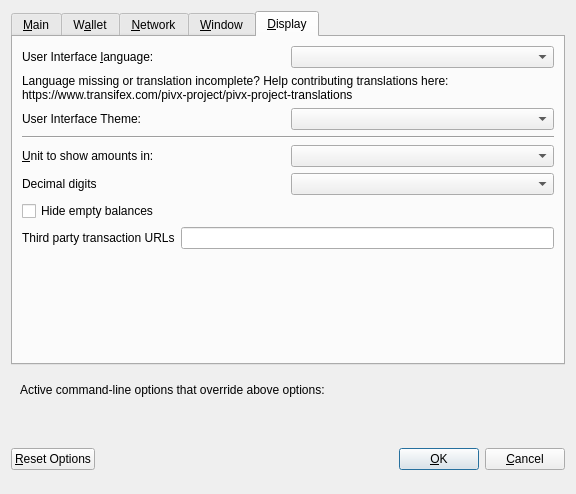
<?xml version="1.0" encoding="UTF-8"?>
<ui version="4.0">
 <class>OptionsDialog</class>
 <widget class="QDialog" name="OptionsDialog">
  <property name="geometry">
   <rect>
    <x>0</x>
    <y>0</y>
    <width>576</width>
    <height>494</height>
   </rect>
  </property>
  <property name="windowTitle">
   <string>Options</string>
  </property>
  <property name="modal">
   <bool>true</bool>
  </property>
  <layout class="QVBoxLayout" name="verticalLayout">
   <item>
    <widget class="QTabWidget" name="tabWidget">
     <property name="currentIndex">
      <number>4</number>
     </property>
     <widget class="QWidget" name="tabMain">
      <attribute name="title">
       <string>&amp;Main</string>
      </attribute>
      <layout class="QVBoxLayout" name="verticalLayout_Main">
       <item>
        <widget class="QCheckBox" name="bitcoinAtStartup">
         <property name="toolTip">
          <string>Automatically start Club after logging in to the system.</string>
         </property>
         <property name="text">
          <string>&amp;Start Club on system login</string>
         </property>
        </widget>
       </item>
       <item>
        <layout class="QHBoxLayout" name="horizontalLayout_2_Main">
         <item>
          <widget class="QLabel" name="databaseCacheLabel">
           <property name="text">
            <string>Size of &amp;database cache</string>
           </property>
           <property name="textFormat">
            <enum>Qt::PlainText</enum>
           </property>
           <property name="buddy">
            <cstring>databaseCache</cstring>
           </property>
          </widget>
         </item>
         <item>
          <widget class="QSpinBox" name="databaseCache"/>
         </item>
         <item>
          <widget class="QLabel" name="databaseCacheUnitLabel">
           <property name="text">
            <string>MB</string>
           </property>
           <property name="textFormat">
            <enum>Qt::PlainText</enum>
           </property>
          </widget>
         </item>
         <item>
          <spacer name="horizontalSpacer_2_Main">
           <property name="orientation">
            <enum>Qt::Horizontal</enum>
           </property>
           <property name="sizeHint" stdset="0">
            <size>
             <width>40</width>
             <height>20</height>
            </size>
           </property>
          </spacer>
         </item>
        </layout>
       </item>
       <item>
        <layout class="QHBoxLayout" name="horizontalLayout_3_Main">
         <item>
          <widget class="QLabel" name="threadsScriptVerifLabel">
           <property name="text">
            <string>Number of script &amp;verification threads</string>
           </property>
           <property name="textFormat">
            <enum>Qt::PlainText</enum>
           </property>
           <property name="buddy">
            <cstring>threadsScriptVerif</cstring>
           </property>
          </widget>
         </item>
         <item>
          <widget class="QSpinBox" name="threadsScriptVerif">
           <property name="toolTip">
            <string>(0 = auto, &lt;0 = leave that many cores free)</string>
           </property>
          </widget>
         </item>
         <item>
          <spacer name="horizontalSpacer_3_Main">
           <property name="orientation">
            <enum>Qt::Horizontal</enum>
           </property>
           <property name="sizeHint" stdset="0">
            <size>
             <width>40</width>
             <height>20</height>
            </size>
           </property>
          </spacer>
         </item>
        </layout>
       </item>
       <item>
        <spacer name="verticalSpacer_2">
         <property name="orientation">
          <enum>Qt::Vertical</enum>
         </property>
         <property name="sizeHint" stdset="0">
          <size>
           <width>20</width>
           <height>40</height>
          </size>
         </property>
        </spacer>
       </item>
      </layout>
     </widget>
     <widget class="QWidget" name="tabWallet">
      <attribute name="title">
       <string>W&amp;allet</string>
      </attribute>
      <layout class="QVBoxLayout" name="verticalLayout_Wallet">
       <item>
        <layout class="QHBoxLayout" name="horizontalLayout_2_Wallet">
         <item>
          <widget class="QLabel" name="labelStakeSplitThresholdText">
           <property name="text">
            <string>Stake split threshold:</string>
           </property>
          </widget>
         </item>
         <item>
          <widget class="QSpinBox" name="spinBoxStakeSplitThreshold">
           <property name="minimum">
            <number>1</number>
           </property>
           <property name="maximum">
            <number>999999</number>
           </property>
          </widget>
         </item>
        </layout>
       </item>
       <item>
        <widget class="QGroupBox" name="groupBox">
         <property name="title">
          <string>Expert</string>
         </property>
         <layout class="QVBoxLayout" name="verticalLayout_2">
          <item>
           <widget class="QCheckBox" name="coinControlFeatures">
            <property name="toolTip">
             <string>Whether to show coin control features or not.</string>
            </property>
            <property name="text">
             <string>Enable coin &amp;control features</string>
            </property>
           </widget>
          </item>
          <item>
           <widget class="QCheckBox" name="spendZeroConfChange">
            <property name="toolTip">
             <string>If you disable the spending of unconfirmed change, the change from a transaction&lt;br/&gt;cannot be used until that transaction has at least one confirmation.&lt;br/&gt;This also affects how your balance is computed.</string>
            </property>
            <property name="text">
             <string>&amp;Spend unconfirmed change</string>
            </property>
           </widget>
          </item>
         </layout>
        </widget>
       </item>
       <item>
        <spacer name="verticalSpacer_Wallet">
         <property name="orientation">
          <enum>Qt::Vertical</enum>
         </property>
         <property name="sizeHint" stdset="0">
          <size>
           <width>20</width>
           <height>40</height>
          </size>
         </property>
        </spacer>
       </item>
      </layout>
     </widget>
     <widget class="QWidget" name="tabNetwork">
      <attribute name="title">
       <string>&amp;Network</string>
      </attribute>
      <layout class="QVBoxLayout" name="verticalLayout_Network">
       <item>
        <widget class="QCheckBox" name="mapPortUpnp">
         <property name="toolTip">
          <string>Automatically open the Club client port on the router. This only works when your router supports UPnP and it is enabled.</string>
         </property>
         <property name="text">
          <string>Map port using &amp;UPnP</string>
         </property>
        </widget>
       </item>
       <item>
        <widget class="QCheckBox" name="allowIncoming">
         <property name="toolTip">
          <string>Accept connections from outside</string>
         </property>
         <property name="text">
          <string>Allow incoming connections</string>
         </property>
        </widget>
       </item>
       <item>
        <widget class="QCheckBox" name="connectSocks">
         <property name="toolTip">
          <string>Connect to the Club network through a SOCKS5 proxy.</string>
         </property>
         <property name="text">
          <string>&amp;Connect through SOCKS5 proxy (default proxy):</string>
         </property>
        </widget>
       </item>
       <item>
        <layout class="QHBoxLayout" name="horizontalLayout_1_Network">
         <item>
          <widget class="QLabel" name="proxyIpLabel">
           <property name="text">
            <string>Proxy &amp;IP:</string>
           </property>
           <property name="textFormat">
            <enum>Qt::PlainText</enum>
           </property>
           <property name="buddy">
            <cstring>proxyIp</cstring>
           </property>
          </widget>
         </item>
         <item>
          <widget class="QValidatedLineEdit" name="proxyIp">
           <property name="minimumSize">
            <size>
             <width>140</width>
             <height>0</height>
            </size>
           </property>
           <property name="maximumSize">
            <size>
             <width>140</width>
             <height>16777215</height>
            </size>
           </property>
           <property name="toolTip">
            <string>IP address of the proxy (e.g. IPv4: 127.0.0.1 / IPv6: ::1)</string>
           </property>
          </widget>
         </item>
         <item>
          <widget class="QLabel" name="proxyPortLabel">
           <property name="text">
            <string>&amp;Port:</string>
           </property>
           <property name="textFormat">
            <enum>Qt::PlainText</enum>
           </property>
           <property name="buddy">
            <cstring>proxyPort</cstring>
           </property>
          </widget>
         </item>
         <item>
          <widget class="QLineEdit" name="proxyPort">
           <property name="minimumSize">
            <size>
             <width>55</width>
             <height>0</height>
            </size>
           </property>
           <property name="maximumSize">
            <size>
             <width>55</width>
             <height>16777215</height>
            </size>
           </property>
           <property name="toolTip">
            <string>Port of the proxy (e.g. 9050)</string>
           </property>
          </widget>
         </item>
         <item>
          <spacer name="horizontalSpacer_1_Network">
           <property name="orientation">
            <enum>Qt::Horizontal</enum>
           </property>
           <property name="sizeHint" stdset="0">
            <size>
             <width>40</width>
             <height>20</height>
            </size>
           </property>
          </spacer>
         </item>
        </layout>
       </item>
       <item>
        <spacer name="verticalSpacer_Network">
         <property name="orientation">
          <enum>Qt::Vertical</enum>
         </property>
         <property name="sizeHint" stdset="0">
          <size>
           <width>20</width>
           <height>40</height>
          </size>
         </property>
        </spacer>
       </item>
      </layout>
     </widget>
     <widget class="QWidget" name="tabWindow">
      <attribute name="title">
       <string>&amp;Window</string>
      </attribute>
      <layout class="QVBoxLayout" name="verticalLayout_Window">
       <item>
        <widget class="QCheckBox" name="minimizeToTray">
         <property name="toolTip">
          <string>Show only a tray icon after minimizing the window.</string>
         </property>
         <property name="text">
          <string>&amp;Minimize to the tray instead of the taskbar</string>
         </property>
        </widget>
       </item>
       <item>
        <widget class="QCheckBox" name="minimizeOnClose">
         <property name="toolTip">
          <string>Minimize instead of exit the application when the window is closed. When this option is enabled, the application will be closed only after selecting Quit in the menu.</string>
         </property>
         <property name="text">
          <string>M&amp;inimize on close</string>
         </property>
        </widget>
       </item>
       <item>
        <spacer name="verticalSpacer_Window">
         <property name="orientation">
          <enum>Qt::Vertical</enum>
         </property>
         <property name="sizeHint" stdset="0">
          <size>
           <width>20</width>
           <height>40</height>
          </size>
         </property>
        </spacer>
       </item>
      </layout>
     </widget>
     <widget class="QWidget" name="tabDisplay">
      <attribute name="title">
       <string>&amp;Display</string>
      </attribute>
      <layout class="QVBoxLayout" name="verticalLayout_Display">
       <item>
        <layout class="QHBoxLayout" name="horizontalLayout_1_Display">
         <item>
          <widget class="QLabel" name="langLabel">
           <property name="text">
            <string>User Interface &amp;language:</string>
           </property>
           <property name="textFormat">
            <enum>Qt::PlainText</enum>
           </property>
           <property name="buddy">
            <cstring>lang</cstring>
           </property>
          </widget>
         </item>
         <item>
          <widget class="QValueComboBox" name="lang">
           <property name="toolTip">
            <string>The user interface language can be set here. This setting will take effect after restarting Club.</string>
           </property>
          </widget>
         </item>
        </layout>
       </item>
       <item>
        <widget class="QLabel" name="label_3">
         <property name="toolTip">
          <string notr="true"/>
         </property>
         <property name="statusTip">
          <string notr="true"/>
         </property>
         <property name="whatsThis">
          <string notr="true"/>
         </property>
         <property name="accessibleName">
          <string notr="true"/>
         </property>
         <property name="text">
          <string>Language missing or translation incomplete? Help contributing translations here:
https://www.transifex.com/pivx-project/pivx-project-translations</string>
         </property>
         <property name="wordWrap">
          <bool>true</bool>
         </property>
         <property name="openExternalLinks">
          <bool>true</bool>
         </property>
         <property name="textInteractionFlags">
          <set>Qt::TextBrowserInteraction</set>
         </property>
        </widget>
       </item>
       <item>
        <layout class="QHBoxLayout" name="horizontalLayout_4_Display" stretch="0,0">
         <item>
          <widget class="QLabel" name="themeLabel">
           <property name="text">
            <string>User Interface Theme:</string>
           </property>
          </widget>
         </item>
         <item>
          <widget class="QValueComboBox" name="theme"/>
         </item>
        </layout>
       </item>
       <item>
        <widget class="Line" name="line">
         <property name="orientation">
          <enum>Qt::Horizontal</enum>
         </property>
        </widget>
       </item>
       <item>
        <layout class="QHBoxLayout" name="horizontalLayout_2_Display">
         <item>
          <widget class="QLabel" name="unitLabel">
           <property name="text">
            <string>&amp;Unit to show amounts in:</string>
           </property>
           <property name="textFormat">
            <enum>Qt::PlainText</enum>
           </property>
           <property name="buddy">
            <cstring>unit</cstring>
           </property>
          </widget>
         </item>
         <item>
          <widget class="QValueComboBox" name="unit">
           <property name="toolTip">
            <string>Choose the default subdivision unit to show in the interface and when sending coins.</string>
           </property>
          </widget>
         </item>
        </layout>
       </item>
       <item>
        <layout class="QHBoxLayout" name="horizontalLayout_5_Display">
         <item>
          <widget class="QLabel" name="digitsLabel">
           <property name="text">
            <string>Decimal digits</string>
           </property>
          </widget>
         </item>
         <item>
          <widget class="QValueComboBox" name="digits"/>
         </item>
        </layout>
       </item>
       <item>
        <widget class="QCheckBox" name="checkBoxHideZeroBalances">
         <property name="toolTip">
          <string>Hide empty balances</string>
         </property>
         <property name="layoutDirection">
          <enum>Qt::LeftToRight</enum>
         </property>
         <property name="text">
          <string>Hide empty balances</string>
         </property>
        </widget>
       </item>
       <item>
        <layout class="QHBoxLayout" name="horizontalLayout_3_Display">
         <item>
          <widget class="QLabel" name="thirdPartyTxUrlsLabel">
           <property name="toolTip">
            <string>Third party URLs (e.g. a block explorer) that appear in the transactions tab as context menu items. %s in the URL is replaced by transaction hash. Multiple URLs are separated by vertical bar |.</string>
           </property>
           <property name="text">
            <string>Third party transaction URLs</string>
           </property>
           <property name="buddy">
            <cstring>thirdPartyTxUrls</cstring>
           </property>
          </widget>
         </item>
         <item>
          <widget class="QLineEdit" name="thirdPartyTxUrls">
           <property name="toolTip">
            <string>Third party URLs (e.g. a block explorer) that appear in the transactions tab as context menu items. %s in the URL is replaced by transaction hash. Multiple URLs are separated by vertical bar |.</string>
           </property>
          </widget>
         </item>
        </layout>
       </item>
       <item>
        <spacer name="verticalSpacer">
         <property name="orientation">
          <enum>Qt::Vertical</enum>
         </property>
         <property name="sizeHint" stdset="0">
          <size>
           <width>20</width>
           <height>40</height>
          </size>
         </property>
        </spacer>
       </item>
      </layout>
     </widget>
    </widget>
   </item>
   <item>
    <widget class="QFrame" name="frame">
     <layout class="QVBoxLayout" name="verticalLayout_Bottom">
      <item>
       <layout class="QHBoxLayout" name="horizontalLayout_Bottom">
        <item>
         <widget class="QLabel" name="overriddenByCommandLineInfoLabel">
          <property name="text">
           <string>Active command-line options that override above options:</string>
          </property>
          <property name="textFormat">
           <enum>Qt::PlainText</enum>
          </property>
         </widget>
        </item>
        <item>
         <spacer name="horizontalSpacer_Bottom">
          <property name="orientation">
           <enum>Qt::Horizontal</enum>
          </property>
          <property name="sizeHint" stdset="0">
           <size>
            <width>40</width>
            <height>20</height>
           </size>
          </property>
         </spacer>
        </item>
       </layout>
      </item>
      <item>
       <widget class="QLabel" name="overriddenByCommandLineLabel">
        <property name="text">
         <string/>
        </property>
        <property name="textFormat">
         <enum>Qt::PlainText</enum>
        </property>
        <property name="wordWrap">
         <bool>true</bool>
        </property>
       </widget>
      </item>
     </layout>
    </widget>
   </item>
   <item>
    <layout class="QHBoxLayout" name="horizontalLayout_Buttons">
     <item>
      <widget class="QPushButton" name="resetButton">
       <property name="toolTip">
        <string>Reset all client options to default.</string>
       </property>
       <property name="text">
        <string>&amp;Reset Options</string>
       </property>
       <property name="autoDefault">
        <bool>false</bool>
       </property>
      </widget>
     </item>
     <item>
      <spacer name="horizontalSpacer_1">
       <property name="orientation">
        <enum>Qt::Horizontal</enum>
       </property>
       <property name="sizeHint" stdset="0">
        <size>
         <width>40</width>
         <height>48</height>
        </size>
       </property>
      </spacer>
     </item>
     <item>
      <widget class="QLabel" name="statusLabel">
       <property name="minimumSize">
        <size>
         <width>200</width>
         <height>0</height>
        </size>
       </property>
       <property name="font">
        <font>
         <weight>75</weight>
         <bold>true</bold>
        </font>
       </property>
       <property name="text">
        <string/>
       </property>
       <property name="textFormat">
        <enum>Qt::PlainText</enum>
       </property>
       <property name="wordWrap">
        <bool>true</bool>
       </property>
      </widget>
     </item>
     <item>
      <spacer name="horizontalSpacer_2">
       <property name="orientation">
        <enum>Qt::Horizontal</enum>
       </property>
       <property name="sizeHint" stdset="0">
        <size>
         <width>40</width>
         <height>48</height>
        </size>
       </property>
      </spacer>
     </item>
     <item>
      <widget class="QPushButton" name="okButton">
       <property name="text">
        <string>&amp;OK</string>
       </property>
       <property name="autoDefault">
        <bool>false</bool>
       </property>
       <property name="default">
        <bool>true</bool>
       </property>
      </widget>
     </item>
     <item>
      <widget class="QPushButton" name="cancelButton">
       <property name="text">
        <string>&amp;Cancel</string>
       </property>
       <property name="autoDefault">
        <bool>false</bool>
       </property>
      </widget>
     </item>
    </layout>
   </item>
  </layout>
 </widget>
 <customwidgets>
  <customwidget>
   <class>QValidatedLineEdit</class>
   <extends>QLineEdit</extends>
   <header>qvalidatedlineedit.h</header>
  </customwidget>
  <customwidget>
   <class>QValueComboBox</class>
   <extends>QComboBox</extends>
   <header>qvaluecombobox.h</header>
  </customwidget>
 </customwidgets>
 <resources/>
 <connections/>
</ui>
